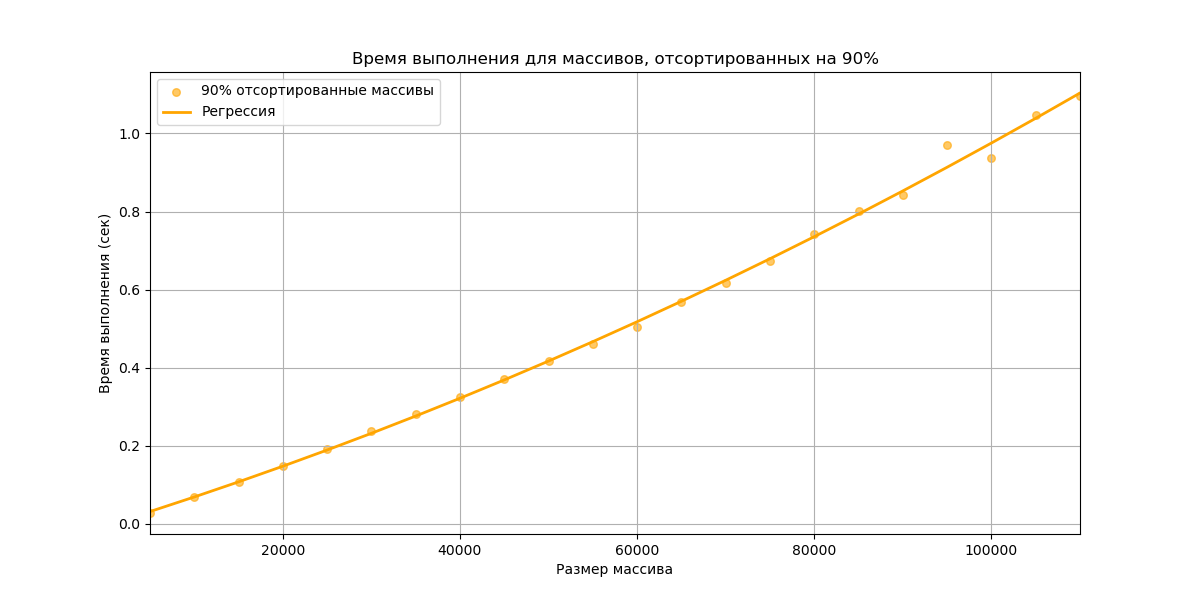

Here is the Python script that generated this plot:
import numpy as np
import matplotlib.pyplot as plt
from sklearn.preprocessing import PolynomialFeatures
from sklearn.linear_model import LinearRegression
import time

def shell_sort_hibbard(arr):
    n = len(arr)
    gap = 1
    while gap <= n // 2:
        gap = 2 * gap + 1

    while gap > 0:
        for i in range(gap, n):
            temp = arr[i]
            j = i
            while j >= gap and arr[j - gap] > temp:
                arr[j] = arr[j - gap]
                j -= gap
            arr[j] = temp
        gap = (gap - 1) // 2  

    return arr

np.random.seed(42)

sizes = np.arange(5000, 110001, 5000)

times_partial_sorted = []

for size in sizes:
    arr_partial_sorted = np.arange(size)  
    num_to_shuffle = size // 10  
    np.random.shuffle(arr_partial_sorted[-num_to_shuffle:])  
    start_time = time.time()
    shell_sort_hibbard(arr_partial_sorted)  
    end_time = time.time()
    times_partial_sorted.append(end_time - start_time)
    print(size, end_time - start_time)

poly = PolynomialFeatures(degree=2)
N_b_poly_partial_sorted = poly.fit_transform(sizes.reshape(-1, 1))
model_partial_sorted = LinearRegression()
model_partial_sorted.fit(N_b_poly_partial_sorted, times_partial_sorted)
y_predict_partial_sorted = model_partial_sorted.predict(N_b_poly_partial_sorted)

plt.figure(figsize=(12, 6))
plt.scatter(sizes, times_partial_sorted, label='90% отсортированные массивы', color='orange', alpha=0.6, s=30)
plt.plot(sizes, y_predict_partial_sorted, label='Регрессия', color='orange', linewidth=2)
plt.title('Время выполнения для массивов, отсортированных на 90%')
plt.xlabel('Размер массива')
plt.ylabel('Время выполнения (сек)')
plt.xlim(5000, 110000)
plt.grid()
plt.legend()
plt.show()
